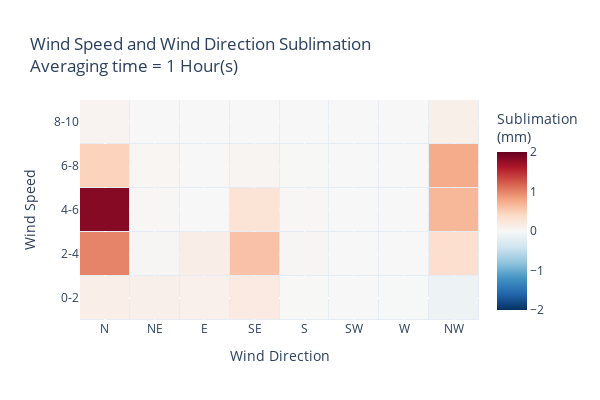

Write notebook code for a chart like this one.
### Markdown cell above
Sublimation at Avery Picnic

### Code cell
# plot grouped as a heatmap
fig = go.Figure()
fig.add_trace(go.Heatmap(z=grouped.values, 
                         x=grouped.columns, 
                         y=grouped.index,

                        colorbar={'title':'Sublimation<br>(mm)'},
                        colorscale='RdBu_r',
                        # min and max color values
                        zmin=-2,
                        zmax=2,
                        xgap=1,
                        ygap=1,
                         ))
# add grid
fig.update_layout(height=400, 
                  width=600,
                  xaxis_title='Wind Direction',
                  yaxis_title='Wind Speed',
                  title=f'Wind Speed and Wind Direction Sublimation<br>Averaging time = {timestep} Hour(s)',
                  )
# change x-axis ticks to be cardinal wind directions
fig.update_xaxes(tickvals=[0, 45, 90, 135, 180, 225, 270, 315], ticktext=['N', 'NE', 'E', 'SE', 'S', 'SW', 'W', 'NW'])
# update y-axes ticks to be wind speed bins
fig.update_yaxes(tickvals=[0, 2, 4, 6, 8, 10, 12, 14, 16, 18], ticktext=['0-2', '2-4', '4-6', '6-8', '8-10', '10-12', '12-14', '14-16', '16-18', '18-20'])
# update legend title to legend_title='Percent of Winter Sublimation (%)'

### Figure 1 — Plotly figure (JSON) as saved in the notebook; plotly's stock layout.template omitted (floating-point values rounded to 4 significant figures)
{"data": [{"colorbar": {"title": {"text": "Sublimation<br>(mm)"}}, "colorscale": [[0, "rgb(5,48,97)"], [0.1, "rgb(33,102,172)"], [0.2, "rgb(67,147,195)"], [0.3, "rgb(146,197,222)"], [0.4, "rgb(209,229,240)"], [0.5, "rgb(247,247,247)"], [0.6, "rgb(253,219,199)"], [0.7, "rgb(244,165,130)"], [0.8, "rgb(214,96,77)"], [0.9, "rgb(178,24,43)"], [1, "rgb(103,0,31)"]], "type": "heatmap", "x": [0, 45, 90, 135, 180, 225, 270, 315], "xgap": 1, "y": [0, 2, 4, 6, 8], "ygap": 1, "z": [[0.1237, 0.111, 0.1008, 0.1799, 0.005019, 0.0006535, -0.005848, -0.1069], [0.9934, 0.02352, 0.1304, 0.5817, 0.023, 0, 0, 0.3392], [1.833, 0.01369, 0, 0.2716, 0.01783, 0, 0, 0.6664], [0.4609, 0.03341, 0, 0.04023, 0.00498, 0, 0, 0.749], [0.05853, 0, 0, 0, 0, 0, 0, 0.1197]], "zmax": 2, "zmin": -2}], "layout": {"height": 400, "title": {"text": "Wind Speed and Wind Direction Sublimation<br>Averaging time = 1 Hour(s)"}, "width": 600, "xaxis": {"ticktext": ["N", "NE", "E", "SE", "S", "SW", "W", "NW"], "tickvals": [0, 45, 90, 135, 180, 225, 270, 315], "title": {"text": "Wind Direction"}}, "yaxis": {"ticktext": ["0-2", "2-4", "4-6", "6-8", "8-10", "10-12", "12-14", "14-16", "16-18", "18-20"], "tickvals": [0, 2, 4, 6, 8, 10, 12, 14, 16, 18], "title": {"text": "Wind Speed"}}}}
